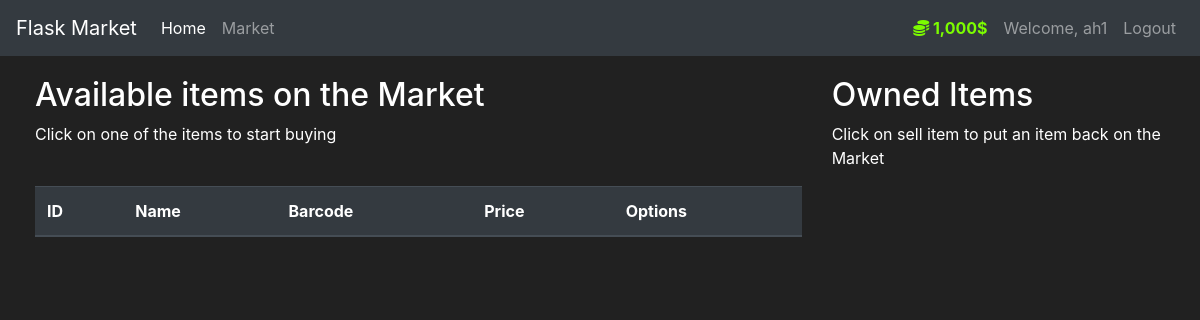
/market (signed in), run on an earlier commit of the app's database.
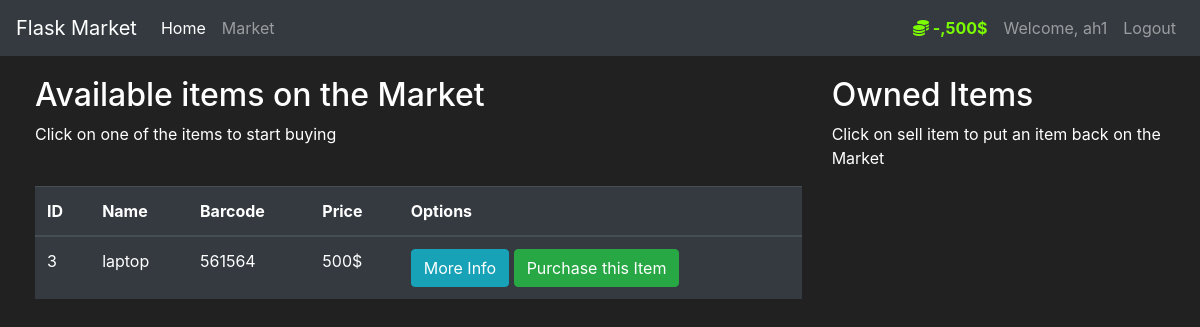
And on a later commit of the database.
### market/models.py (models this page shows, shortened)
class User(db.Model, UserMixin):
    id = db.Column(db.Integer(), primary_key=True)
    username = db.Column(db.String(length=30), nullable=False,unique=True)
    email_address = db.Column(db.String(length=50), nullable=False,unique=True)
    password_hash = db.Column(db.String(length=60),  nullable=False)
    budget =  db.Column(db.Integer(), nullable=False, default=1000)
    items = db.relationship('Item', backref='owned_user', lazy=True) ###### understand #### ##relationship###
    @property
    def prettier_budget(self):
        if len(str(self.budget)) >= 4:
            return f'{str(self.budget)[:-3]},{str(self.budget)[-3:]}$'
        else:
            return f"{self.budget}$"
    @property
    def password(self):
        return self.password

class Item(db.Model):
    id = db.Column(db.Integer(), primary_key=True)
    name = db.Column(db.String(length=30), nullable=False, unique=True)
    price = db.Column(db.Integer(), nullable=False)
    barcode = db.Column(db.String(length=12), nullable=False, unique=True)
    description = db.Column(db.String(length=1024), nullable=False, unique=True)
    owner = db.Column(db.Integer(), db.ForeignKey('user.id'))  ##### understand ##### ##relationship###

### market/routes.py (the view, shortened to what this page needs)
@app.route('/market', methods=['GET', 'POST'])
@login_required
def market_page():
    purchase_form = PurchaseItemForm()
    if request.method == "GET":
        items = Item.query.filter_by(owner=None)
        return render_template('market.html', items=items, purchase_form=purchase_form)

### market/models.py (called while the page is built)
@login_manager.user_loader
def load_user(user_id):
    return User.query.get(int(user_id))

### market/templates/market.html (shortened to what this page needs)
{% extends 'base.html' %}
{% block content %}
<div class="row" style="margin-top:20px; margin-left:20px">
   <div class="col-8">
       <h2>Available items on the Market</h2>
       <p>Click on one of the items to start buying</p>
       <br>
      <table class="table table-hover table-dark">
         <thead>
            <tr>
               <th scope="col">ID</th>
               <th scope="col">Name</th>
               <th scope="col">Barcode</th>
               <th scope="col">Price</th>
               <th scope="col">Options</th>
            </tr>
         </thead>
         <tbody>
            {% for item in items %}
            <tr>
               <td>{{ item.id }}</td>
               <td>{{ item.name }}</td>
               <td>{{ item.barcode }}</td>
               <td>{{ item.price }}$</td>
               <td>
                  <button class="btn btn-outline btn-info" data-toggle="modal" data-target="#Modal-MoreInfo-{{ item.id }}">More Info</button>
                  <button class="btn btn-outline btn-success" data-toggle="modal" data-target="#Modal-PurchaseConfirm-{{ item.id }}">Purchase this Item</button>
               </td>
            </tr>
            {% endfor %}
         </tbody>
      </table>
   </div>
   <div class="col-4">
        <h2>Owned Items</h2>
        <p>Click on sell item to put an item back on the Market</p>
        <br>
   </div>
</div>
{% endblock %}

### market/templates/base.html (shortened to what this page needs)
<!doctype html>
<html lang="en">
   <head>
      <link rel="stylesheet" href="https://cdn.jsdelivr.net/npm/bootstrap@4.5.3/dist/css/bootstrap.min.css">
   </head>
   <body>
    <nav class="navbar navbar-expand-md navbar-dark bg-dark">
      <a class="navbar-brand" href="{{ url_for('home_page') }}">Flask Market</a>
      <div class="collapse navbar-collapse" id="navbarNav">
        <ul class="navbar-nav mr-auto">
            <li class="nav-item active">
                <a class="nav-link" href="{{ url_for('home_page') }}">Home <span class="sr-only">(current)</span></a>
            </li>
            <li class="nav-item">
                <a class="nav-link" href="{{ url_for('market_page') }}">Market</a>
            </li>
        </ul>
          {% if current_user.is_authenticated %}
            <ul class="navbar-nav">
                <li class="nav-item">
                    <a class="nav-link" style="color: lawngreen; font-weight: bold">
                        <i class="fas fa-coins"></i>
                        {{ current_user.prettier_budget }}
                    </a>
                </li>
                <li class="nav-item">
                    <a class="nav-link">Welcome, {{ current_user.username }}</a>
                </li>
                <li class="nav-item">
                    <a class="nav-link" href="{{ url_for('logout_page') }}">Logout</a>
                </li>
            </ul>
          {% endif %}
      </div>
    </nav>
      {% block content %}
      {% endblock %}
   </body>
</html>

### market/templates/base.html (style rules this page uses)
body { background-color: #212121; color: white }

What changed in the data, as far as the page shows it:
changed User "ah1": prettier_budget "1,000$" → "-,500$"
added Item: id "3", name "laptop", barcode "561564", price "500"
